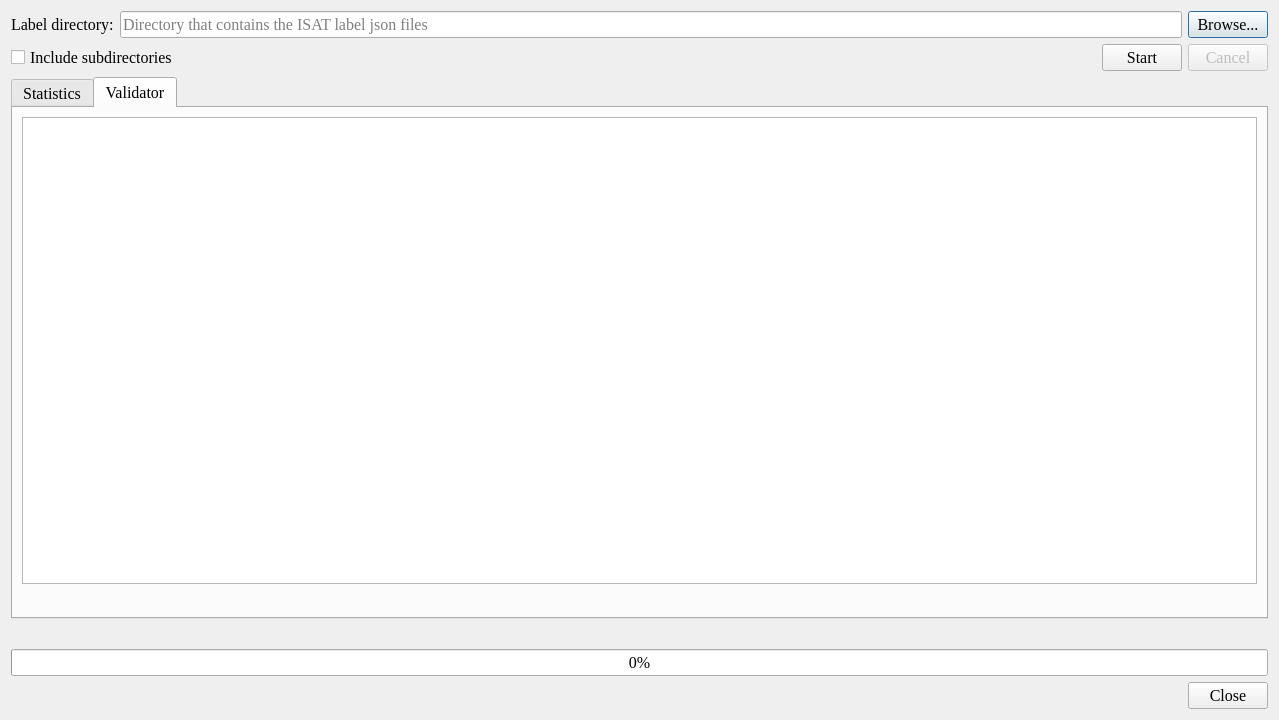
<?xml version="1.0" encoding="UTF-8"?>
<ui version="4.0">
 <class>Dialog</class>
 <widget class="QDialog" name="Dialog">
  <property name="geometry">
   <rect>
    <x>0</x>
    <y>0</y>
    <width>1279</width>
    <height>720</height>
   </rect>
  </property>
  <property name="font">
   <font>
    <family>Times New Roman</family>
    <pointsize>12</pointsize>
   </font>
  </property>
  <property name="windowTitle">
   <string>Annotation Data Tools</string>
  </property>
  <layout class="QVBoxLayout" name="verticalLayout">
   <item>
    <layout class="QHBoxLayout" name="horizontalLayout_dir">
     <item>
      <widget class="QLabel" name="label_dir">
       <property name="text">
        <string>Label directory:</string>
       </property>
      </widget>
     </item>
     <item>
      <widget class="QLineEdit" name="lineEdit_dir">
       <property name="placeholderText">
        <string>Directory that contains the ISAT label json files</string>
       </property>
      </widget>
     </item>
     <item>
      <widget class="QPushButton" name="pushButton_browse">
       <property name="text">
        <string>Browse...</string>
       </property>
      </widget>
     </item>
    </layout>
   </item>
   <item>
    <widget class="QWidget" name="widget" native="true">
     <layout class="QHBoxLayout" name="horizontalLayout">
      <property name="leftMargin">
       <number>0</number>
      </property>
      <property name="topMargin">
       <number>0</number>
      </property>
      <property name="rightMargin">
       <number>0</number>
      </property>
      <property name="bottomMargin">
       <number>0</number>
      </property>
      <item>
       <widget class="QCheckBox" name="checkBox_recursive">
        <property name="text">
         <string>Include subdirectories</string>
        </property>
       </widget>
      </item>
      <item>
       <spacer name="horizontalSpacer">
        <property name="orientation">
         <enum>Qt::Horizontal</enum>
        </property>
        <property name="sizeHint" stdset="0">
         <size>
          <width>40</width>
          <height>20</height>
         </size>
        </property>
       </spacer>
      </item>
      <item>
       <widget class="QPushButton" name="pushButton_start">
        <property name="text">
         <string>Start</string>
        </property>
        <property name="autoDefault">
         <bool>true</bool>
        </property>
       </widget>
      </item>
      <item>
       <widget class="QPushButton" name="pushButton_cancel">
        <property name="enabled">
         <bool>false</bool>
        </property>
        <property name="text">
         <string>Cancel</string>
        </property>
       </widget>
      </item>
     </layout>
    </widget>
   </item>
   <item>
    <widget class="QTabWidget" name="tabWidget">
     <property name="currentIndex">
      <number>1</number>
     </property>
     <widget class="QWidget" name="tab_stats">
      <attribute name="title">
       <string>Statistics</string>
      </attribute>
      <layout class="QVBoxLayout" name="verticalLayout_stats">
       <item>
        <widget class="QTableWidget" name="tableWidget">
         <property name="editTriggers">
          <set>QAbstractItemView::NoEditTriggers</set>
         </property>
         <property name="selectionBehavior">
          <enum>QAbstractItemView::SelectRows</enum>
         </property>
         <column>
          <property name="text">
           <string>Category</string>
          </property>
         </column>
         <column>
          <property name="text">
           <string>Polygons</string>
          </property>
         </column>
         <column>
          <property name="text">
           <string>OBB</string>
          </property>
         </column>
         <column>
          <property name="text">
           <string>Total</string>
          </property>
         </column>
        </widget>
       </item>
       <item>
        <widget class="QLabel" name="label_summary_stats">
         <property name="text">
          <string/>
         </property>
        </widget>
       </item>
      </layout>
     </widget>
     <widget class="QWidget" name="tab_validator">
      <attribute name="title">
       <string>Validator</string>
      </attribute>
      <layout class="QVBoxLayout" name="verticalLayout_validator">
       <item>
        <widget class="QTextBrowser" name="textBrowser">
         <property name="openExternalLinks">
          <bool>false</bool>
         </property>
        </widget>
       </item>
       <item>
        <widget class="QLabel" name="label_summary_validator">
         <property name="text">
          <string/>
         </property>
        </widget>
       </item>
      </layout>
     </widget>
    </widget>
   </item>
   <item>
    <widget class="QLabel" name="label_status">
     <property name="text">
      <string/>
     </property>
    </widget>
   </item>
   <item>
    <widget class="QProgressBar" name="progressBar">
     <property name="value">
      <number>0</number>
     </property>
    </widget>
   </item>
   <item>
    <widget class="QWidget" name="widget_2" native="true">
     <layout class="QHBoxLayout" name="horizontalLayout_2">
      <property name="leftMargin">
       <number>0</number>
      </property>
      <property name="topMargin">
       <number>0</number>
      </property>
      <property name="rightMargin">
       <number>0</number>
      </property>
      <property name="bottomMargin">
       <number>0</number>
      </property>
      <item>
       <spacer name="horizontalSpacer_2">
        <property name="orientation">
         <enum>Qt::Horizontal</enum>
        </property>
        <property name="sizeHint" stdset="0">
         <size>
          <width>1154</width>
          <height>20</height>
         </size>
        </property>
       </spacer>
      </item>
      <item>
       <widget class="QPushButton" name="pushButton_close">
        <property name="text">
         <string>Close</string>
        </property>
       </widget>
      </item>
     </layout>
    </widget>
   </item>
  </layout>
 </widget>
 <resources/>
 <connections/>
</ui>
